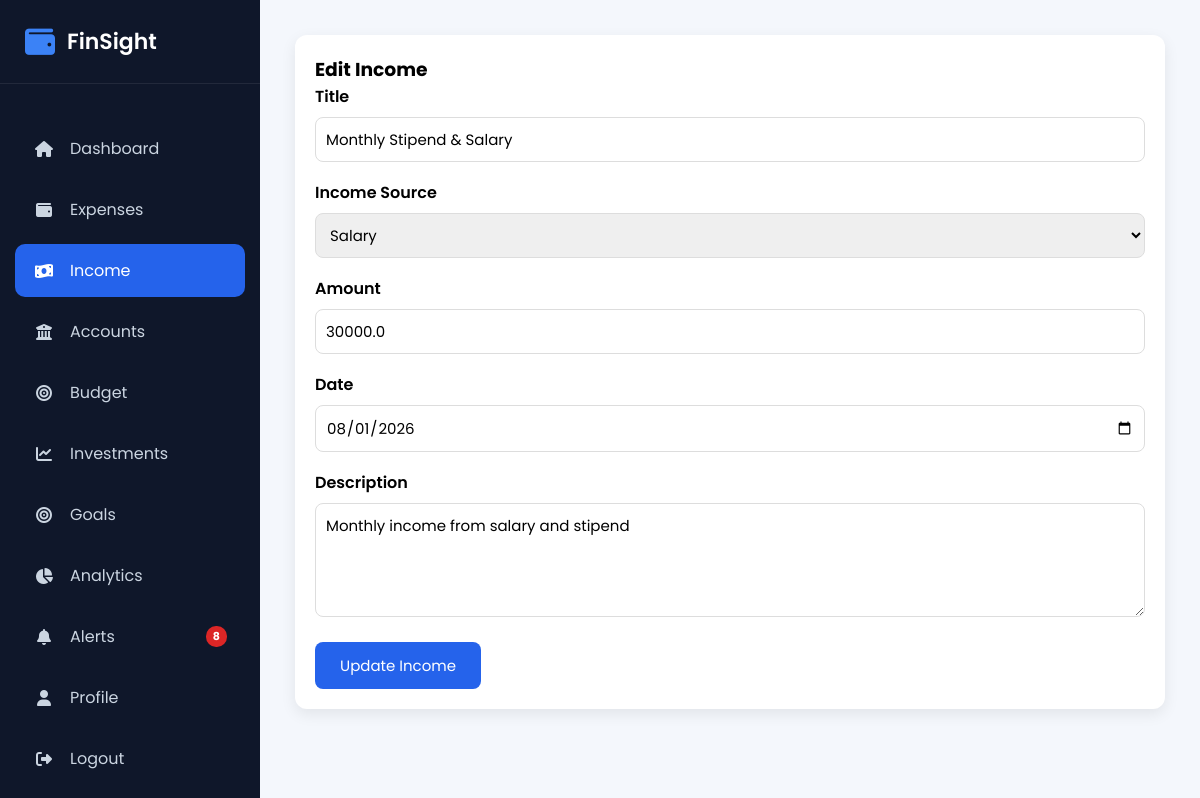
Screenshot of /income/edit/2 (signed in) with the database file from the repository.
### models/income.py (models this page shows)
class Income(db.Model):
    __tablename__ = "incomes"
    id = db.Column(db.Integer, primary_key=True)
    title = db.Column(db.String(100), nullable=False)
    source = db.Column(db.String(100), nullable=False)
    amount = db.Column(db.Float, nullable=False)
    income_date = db.Column(db.Date, nullable=False)
    description = db.Column(db.Text)
    created_at = db.Column(
        db.DateTime,
        default=datetime.utcnow
    )
    updated_at = db.Column(
        db.DateTime,
        default=datetime.utcnow,
        onupdate=datetime.utcnow
    )
    user_id = db.Column(
        db.Integer,
        db.ForeignKey("users.id"),
        nullable=False
    )

### routes/income.py (the view, shortened to what this page needs)
@income.route("/income/edit/<int:id>", methods=["GET", "POST"])
@login_required
def edit_income(id):
    income_record = Income.query.filter_by(
        id=id,
        user_id=current_user.id
    ).first_or_404()
    return render_template(
        "edit_income.html",
        income=income_record
    )

### app.py (called while the page is built)
@login_manager.user_loader
def load_user(user_id):
    return User.query.get(int(user_id))

@app.context_processor
def inject_global_vars():
    if current_user.is_authenticated:
        unread_count = FinancialAlert.query.filter_by(user_id=current_user.id, is_read=False).count()
        return dict(unread_alerts_count=unread_count)
    return dict(unread_alerts_count=0)

### templates/edit_income.html (shortened to what this page needs)
{% extends "layout.html" %}
{% block css %}
<link rel="stylesheet" href="{{ url_for('static', filename='css/income.css') }}">
{% endblock %}
{% block content %}
<div class="income-container">
    <div class="income-form">
        <h3>Edit Income</h3>
        <form method="POST">
            <div class="form-group">
                <label>Title</label>
                <input
                    type="text"
                    name="title"
                    value="{{ income.title }}"
                    required
                >
            </div>
            <div class="form-group">
                <label>Income Source</label>
                <select name="source" required>
                    <option value="Salary" {% if income.source=="Salary" %}selected{% endif %}>Salary</option>
                </select>
            </div>
            <div class="form-group">
                <label>Amount</label>
                <input
                    type="number"
                    step="0.01"
                    name="amount"
                    value="{{ income.amount }}"
                    required
                >
            </div>
            <div class="form-group">
                <label>Date</label>
                <input
                    type="date"
                    name="income_date"
                    value="{{ income.income_date.strftime('%Y-%m-%d') }}"
                    required
                >
            </div>
            <div class="form-group">
                <label>Description</label>
                <textarea
                    name="description"
                    rows="4"
                >{{ income.description }}</textarea>
            </div>
            <button class="btn-save" type="submit">
                Update Income
            </button>
        </form>
    </div>
</div>
{% endblock %}

### static/css/layout.css (style rules this page uses)
* { margin:0; padding:0; box-sizing:border-box; font-family:'Poppins',sans-serif; }
body { background:#f4f7fc; }

### static/css/income.css (style rules this page uses)
.income-container { display:flex; gap:30px; align-items:flex-start; flex-wrap:wrap; }
.income-form, .income-table { background:#fff; border-radius:12px; padding:20px; box-shadow:0 5px 15px rgba(0,0,0,.08); }
.income-form { flex:1; min-width:320px; }
.form-group { margin-bottom:18px; }
.form-group label { display:block; font-weight:600; margin-bottom:8px; }
.form-group input, .form-group select, .form-group textarea { width:100%; padding:10px; border:1px solid #ddd; border-radius:8px; font-size:15px; }
.btn-save { background:#2563eb; color:#fff; border:none; padding:12px 25px; border-radius:8px; cursor:pointer; font-size:15px; }

### rows the page displays
Income: title "Monthly Stipend & Salary", source "Salary", amount "30000.0", income_date "08/01/2026", description "Monthly income from salary and stipend"

### other values shown
{{ unread_alerts_count }} "8"
